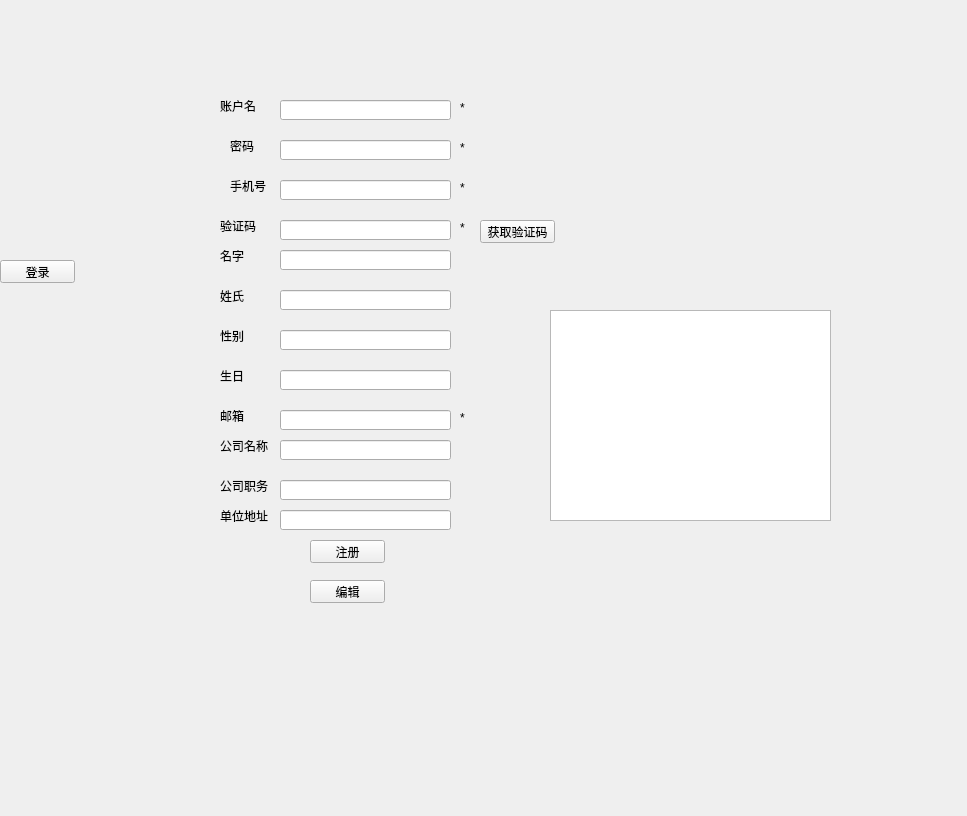
<?xml version="1.0" encoding="UTF-8"?>
<ui version="4.0">
 <class>QTRegister</class>
 <widget class="QWidget" name="QTRegister">
  <property name="geometry">
   <rect>
    <x>0</x>
    <y>0</y>
    <width>967</width>
    <height>816</height>
   </rect>
  </property>
  <property name="windowTitle">
   <string>QTRegister</string>
  </property>
  <widget class="QLabel" name="label_6">
   <property name="geometry">
    <rect>
     <x>220</x>
     <y>410</y>
     <width>54</width>
     <height>12</height>
    </rect>
   </property>
   <property name="text">
    <string>邮箱</string>
   </property>
  </widget>
  <widget class="QLineEdit" name="lineEdit_lastName">
   <property name="geometry">
    <rect>
     <x>280</x>
     <y>290</y>
     <width>171</width>
     <height>20</height>
    </rect>
   </property>
  </widget>
  <widget class="QLineEdit" name="lineEdit_emilbox">
   <property name="geometry">
    <rect>
     <x>280</x>
     <y>410</y>
     <width>171</width>
     <height>20</height>
    </rect>
   </property>
  </widget>
  <widget class="QPushButton" name="btn_to_getcode">
   <property name="geometry">
    <rect>
     <x>480</x>
     <y>220</y>
     <width>75</width>
     <height>23</height>
    </rect>
   </property>
   <property name="text">
    <string>获取验证码</string>
   </property>
  </widget>
  <widget class="QLabel" name="label_16">
   <property name="geometry">
    <rect>
     <x>460</x>
     <y>220</y>
     <width>16</width>
     <height>16</height>
    </rect>
   </property>
   <property name="text">
    <string>*</string>
   </property>
  </widget>
  <widget class="QPushButton" name="btn_to_register">
   <property name="geometry">
    <rect>
     <x>310</x>
     <y>540</y>
     <width>75</width>
     <height>23</height>
    </rect>
   </property>
   <property name="text">
    <string>注册</string>
   </property>
  </widget>
  <widget class="QLabel" name="label_10">
   <property name="geometry">
    <rect>
     <x>220</x>
     <y>330</y>
     <width>54</width>
     <height>12</height>
    </rect>
   </property>
   <property name="text">
    <string>性别</string>
   </property>
  </widget>
  <widget class="QLineEdit" name="lineEdit_birthday">
   <property name="geometry">
    <rect>
     <x>280</x>
     <y>370</y>
     <width>171</width>
     <height>20</height>
    </rect>
   </property>
  </widget>
  <widget class="QLineEdit" name="lineEdit_firstName">
   <property name="geometry">
    <rect>
     <x>280</x>
     <y>250</y>
     <width>171</width>
     <height>20</height>
    </rect>
   </property>
  </widget>
  <widget class="QLabel" name="label_7">
   <property name="geometry">
    <rect>
     <x>230</x>
     <y>180</y>
     <width>54</width>
     <height>12</height>
    </rect>
   </property>
   <property name="text">
    <string>手机号</string>
   </property>
  </widget>
  <widget class="QLineEdit" name="lineEdit_companyname">
   <property name="geometry">
    <rect>
     <x>280</x>
     <y>440</y>
     <width>171</width>
     <height>20</height>
    </rect>
   </property>
  </widget>
  <widget class="QLabel" name="label_15">
   <property name="geometry">
    <rect>
     <x>460</x>
     <y>180</y>
     <width>16</width>
     <height>16</height>
    </rect>
   </property>
   <property name="text">
    <string>*</string>
   </property>
  </widget>
  <widget class="QLabel" name="label_8">
   <property name="geometry">
    <rect>
     <x>220</x>
     <y>510</y>
     <width>54</width>
     <height>12</height>
    </rect>
   </property>
   <property name="text">
    <string>单位地址</string>
   </property>
  </widget>
  <widget class="QLineEdit" name="lineEdit_gender">
   <property name="geometry">
    <rect>
     <x>280</x>
     <y>330</y>
     <width>171</width>
     <height>20</height>
    </rect>
   </property>
  </widget>
  <widget class="QLabel" name="label_13">
   <property name="geometry">
    <rect>
     <x>460</x>
     <y>100</y>
     <width>16</width>
     <height>16</height>
    </rect>
   </property>
   <property name="text">
    <string>*</string>
   </property>
  </widget>
  <widget class="QLabel" name="label_9">
   <property name="geometry">
    <rect>
     <x>220</x>
     <y>250</y>
     <width>54</width>
     <height>12</height>
    </rect>
   </property>
   <property name="text">
    <string>名字</string>
   </property>
  </widget>
  <widget class="QLabel" name="label_11">
   <property name="geometry">
    <rect>
     <x>220</x>
     <y>290</y>
     <width>54</width>
     <height>12</height>
    </rect>
   </property>
   <property name="text">
    <string>姓氏</string>
   </property>
  </widget>
  <widget class="QLabel" name="label_17">
   <property name="geometry">
    <rect>
     <x>460</x>
     <y>410</y>
     <width>16</width>
     <height>16</height>
    </rect>
   </property>
   <property name="text">
    <string>*</string>
   </property>
  </widget>
  <widget class="QLineEdit" name="lineEdit_companyaddress">
   <property name="geometry">
    <rect>
     <x>280</x>
     <y>510</y>
     <width>171</width>
     <height>20</height>
    </rect>
   </property>
  </widget>
  <widget class="QLabel" name="label_12">
   <property name="geometry">
    <rect>
     <x>220</x>
     <y>480</y>
     <width>54</width>
     <height>12</height>
    </rect>
   </property>
   <property name="text">
    <string>公司职务</string>
   </property>
  </widget>
  <widget class="QLabel" name="label_14">
   <property name="geometry">
    <rect>
     <x>220</x>
     <y>220</y>
     <width>54</width>
     <height>12</height>
    </rect>
   </property>
   <property name="text">
    <string>验证码</string>
   </property>
  </widget>
  <widget class="QLineEdit" name="lineEdit_name">
   <property name="geometry">
    <rect>
     <x>280</x>
     <y>100</y>
     <width>171</width>
     <height>20</height>
    </rect>
   </property>
   <property name="text">
    <string/>
   </property>
  </widget>
  <widget class="QPushButton" name="btn_to_edit">
   <property name="geometry">
    <rect>
     <x>310</x>
     <y>580</y>
     <width>75</width>
     <height>23</height>
    </rect>
   </property>
   <property name="text">
    <string>编辑</string>
   </property>
  </widget>
  <widget class="QLabel" name="label_18">
   <property name="geometry">
    <rect>
     <x>220</x>
     <y>370</y>
     <width>54</width>
     <height>12</height>
    </rect>
   </property>
   <property name="text">
    <string>生日</string>
   </property>
  </widget>
  <widget class="QPlainTextEdit" name="plainTextEdit">
   <property name="geometry">
    <rect>
     <x>550</x>
     <y>310</y>
     <width>281</width>
     <height>211</height>
    </rect>
   </property>
  </widget>
  <widget class="QLineEdit" name="lineEdit_code">
   <property name="geometry">
    <rect>
     <x>280</x>
     <y>140</y>
     <width>171</width>
     <height>20</height>
    </rect>
   </property>
  </widget>
  <widget class="QLabel" name="label_19">
   <property name="geometry">
    <rect>
     <x>230</x>
     <y>140</y>
     <width>54</width>
     <height>12</height>
    </rect>
   </property>
   <property name="text">
    <string>密码</string>
   </property>
  </widget>
  <widget class="QLineEdit" name="lineEdit_smsCode">
   <property name="geometry">
    <rect>
     <x>280</x>
     <y>220</y>
     <width>171</width>
     <height>20</height>
    </rect>
   </property>
  </widget>
  <widget class="QLabel" name="label_20">
   <property name="geometry">
    <rect>
     <x>460</x>
     <y>140</y>
     <width>16</width>
     <height>16</height>
    </rect>
   </property>
   <property name="text">
    <string>*</string>
   </property>
  </widget>
  <widget class="QLineEdit" name="lineEdit_companyPosition">
   <property name="geometry">
    <rect>
     <x>280</x>
     <y>480</y>
     <width>171</width>
     <height>20</height>
    </rect>
   </property>
  </widget>
  <widget class="QLabel" name="label_21">
   <property name="geometry">
    <rect>
     <x>220</x>
     <y>100</y>
     <width>54</width>
     <height>12</height>
    </rect>
   </property>
   <property name="text">
    <string>账户名</string>
   </property>
  </widget>
  <widget class="QLabel" name="label_22">
   <property name="geometry">
    <rect>
     <x>220</x>
     <y>440</y>
     <width>54</width>
     <height>12</height>
    </rect>
   </property>
   <property name="text">
    <string>公司名称</string>
   </property>
  </widget>
  <widget class="QLineEdit" name="lineEdit_phonenum">
   <property name="geometry">
    <rect>
     <x>280</x>
     <y>180</y>
     <width>171</width>
     <height>20</height>
    </rect>
   </property>
  </widget>
  <widget class="QPushButton" name="btn_to_login">
   <property name="geometry">
    <rect>
     <x>0</x>
     <y>260</y>
     <width>75</width>
     <height>23</height>
    </rect>
   </property>
   <property name="text">
    <string>登录</string>
   </property>
  </widget>
 </widget>
 <layoutdefault spacing="6" margin="11"/>
 <resources/>
 <connections>
  <connection>
   <sender>btn_to_login</sender>
   <signal>clicked()</signal>
   <receiver>QTRegister</receiver>
   <slot>btn_to_login()</slot>
   <hints>
    <hint type="sourcelabel">
     <x>47</x>
     <y>271</y>
    </hint>
    <hint type="destinationlabel">
     <x>37</x>
     <y>290</y>
    </hint>
   </hints>
  </connection>
 </connections>
 <slots>
  <slot>on_btnRegister_clicked()</slot>
  <slot>btn_quit()</slot>
  <slot>on_btn_switchlogin_clicked()</slot>
  <slot>btn_to_login()</slot>
  <slot>on_pushButton_2_clicked()</slot>
 </slots>
</ui>
